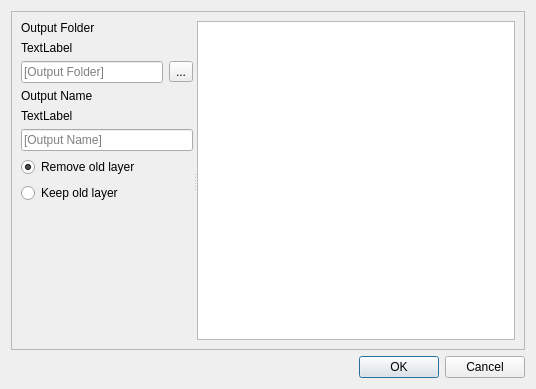
<?xml version="1.0" encoding="UTF-8"?>
<ui version="4.0">
 <class>IncrementFileDialog</class>
 <widget class="QDialog" name="IncrementFileDialog">
  <property name="geometry">
   <rect>
    <x>0</x>
    <y>0</y>
    <width>536</width>
    <height>389</height>
   </rect>
  </property>
  <property name="windowTitle">
   <string>Increment Layer</string>
  </property>
  <layout class="QVBoxLayout" name="verticalLayout">
   <item>
    <widget class="QScrollArea" name="scrollArea">
     <property name="widgetResizable">
      <bool>true</bool>
     </property>
     <widget class="QWidget" name="scrollAreaWidgetContents">
      <property name="geometry">
       <rect>
        <x>0</x>
        <y>0</y>
        <width>516</width>
        <height>340</height>
       </rect>
      </property>
      <layout class="QVBoxLayout" name="verticalLayout_2">
       <item>
        <widget class="QSplitter" name="splitter">
         <property name="orientation">
          <enum>Qt::Horizontal</enum>
         </property>
         <widget class="QWidget" name="main_widget" native="true">
          <layout class="QVBoxLayout" name="verticalLayout_3">
           <item>
            <widget class="QLabel" name="output_folder_label">
             <property name="text">
              <string>Output Folder</string>
             </property>
            </widget>
           </item>
           <item>
            <widget class="QLabel" name="output_folder_err_txt">
             <property name="text">
              <string>TextLabel</string>
             </property>
             <property name="textFormat">
              <enum>Qt::RichText</enum>
             </property>
             <property name="wordWrap">
              <bool>true</bool>
             </property>
            </widget>
           </item>
           <item>
            <layout class="QHBoxLayout" name="horizontalLayout">
             <item>
              <widget class="QLineEdit" name="output_folder_line_edit">
               <property name="toolTip">
                <string>Output folder location</string>
               </property>
               <property name="placeholderText">
                <string>[Output Folder]</string>
               </property>
              </widget>
             </item>
             <item>
              <widget class="QToolButton" name="output_folder_browse_btn">
               <property name="text">
                <string>...</string>
               </property>
              </widget>
             </item>
            </layout>
           </item>
           <item>
            <widget class="QLabel" name="output_name_label">
             <property name="text">
              <string>Output Name</string>
             </property>
            </widget>
           </item>
           <item>
            <widget class="QLabel" name="output_name_err_txt">
             <property name="text">
              <string>TextLabel</string>
             </property>
             <property name="textFormat">
              <enum>Qt::RichText</enum>
             </property>
             <property name="wordWrap">
              <bool>true</bool>
             </property>
            </widget>
           </item>
           <item>
            <widget class="QLineEdit" name="output_name_line_edit">
             <property name="toolTip">
              <string>Name of output file - extension not required</string>
             </property>
             <property name="placeholderText">
              <string>[Output Name]</string>
             </property>
            </widget>
           </item>
           <item>
            <widget class="QRadioButton" name="remove_old_layer_rb">
             <property name="text">
              <string>Remove old layer</string>
             </property>
             <property name="checked">
              <bool>true</bool>
             </property>
             <attribute name="buttonGroup">
              <string notr="true">buttonGroup</string>
             </attribute>
            </widget>
           </item>
           <item>
            <widget class="QRadioButton" name="keep_old_layer_rb">
             <property name="text">
              <string>Keep old layer</string>
             </property>
             <attribute name="buttonGroup">
              <string notr="true">buttonGroup</string>
             </attribute>
            </widget>
           </item>
           <item>
            <spacer name="verticalSpacer">
             <property name="orientation">
              <enum>Qt::Vertical</enum>
             </property>
             <property name="sizeHint" stdset="0">
              <size>
               <width>20</width>
               <height>106</height>
              </size>
             </property>
            </spacer>
           </item>
          </layout>
         </widget>
         <widget class="QTextBrowser" name="html_help"/>
        </widget>
       </item>
      </layout>
     </widget>
    </widget>
   </item>
   <item>
    <widget class="QDialogButtonBox" name="buttonBox">
     <property name="orientation">
      <enum>Qt::Horizontal</enum>
     </property>
     <property name="standardButtons">
      <set>QDialogButtonBox::Cancel|QDialogButtonBox::Ok</set>
     </property>
    </widget>
   </item>
  </layout>
 </widget>
 <resources/>
 <connections>
  <connection>
   <sender>buttonBox</sender>
   <signal>accepted()</signal>
   <receiver>IncrementFileDialog</receiver>
   <slot>accept()</slot>
   <hints>
    <hint type="sourcelabel">
     <x>248</x>
     <y>254</y>
    </hint>
    <hint type="destinationlabel">
     <x>157</x>
     <y>274</y>
    </hint>
   </hints>
  </connection>
  <connection>
   <sender>buttonBox</sender>
   <signal>rejected()</signal>
   <receiver>IncrementFileDialog</receiver>
   <slot>reject()</slot>
   <hints>
    <hint type="sourcelabel">
     <x>316</x>
     <y>260</y>
    </hint>
    <hint type="destinationlabel">
     <x>286</x>
     <y>274</y>
    </hint>
   </hints>
  </connection>
 </connections>
 <buttongroups>
  <buttongroup name="buttonGroup"/>
 </buttongroups>
</ui>
